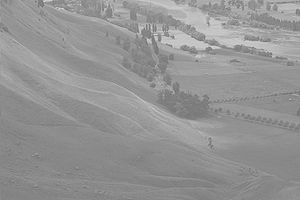
#> input picture Basic/1-Basic_Image_Processing/img/view.jpg, 300 x 200 px
$ jupyter execute 4-3.opencv_histogram_equalization_comparion.ipynb
#> lines starting #> are read from the running program, lines starting #| are printed output that depends on the picture
## 顯示對比過後的直方圖

[cell 1]
import cv2 as cv
import numpy as np
import matplotlib.pyplot as plt

## __1.__ 載入圖片，並轉成灰階圖

[cell 2]
img_lenna=cv.imread("./img/view.jpg")
#> img_lenna is the input picture: shape (200, 300, 3); min 100, max 223, mean 148

img_gray = cv.cvtColor(img_lenna, cv.COLOR_BGR2GRAY)

## __2.__ 將灰階的圖片做成直方圖
<span style="color:red">這裡稍微說明OpenCV直方圖函式的用法，之後的單元會有更進一步的說明</span>

[cell 3]
#dst_img=cv.equalizeHist(img_src)
#dst_img:輸出影像
#src_img:輸入影像
cvdst = cv.equalizeHist(img_gray) #cv2.equalizeHist()是 OpevCV 內建的 Histogram Equalization 函數
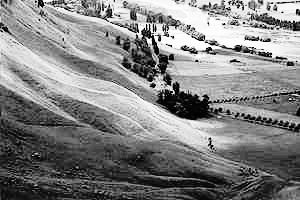
#> cvdst: shape (200, 300); min 0, max 255, mean 130.5

## __3.__ 最後將圖片及圖表顯示出來

[cell 4]
plt.figure(figsize=(20,10))

#(plt_1)
plt.subplot(2,2,1)                                  # Set image location to show
plt.title("Original Image - Gray")
plt.axis('off')
plt.imshow(cv.cvtColor(img_gray, cv.COLOR_BGR2RGB))

#(plt_2)
plt.subplot(2,2,2)
plt.title("Histrogram - (Gray) Original Image")
plt.hist(img_gray.ravel(),bins=256,range=(0,255))

#(plt_3)
plt.subplot(2,2,3)
plt.title("After Equalization Image - Gray (cvdst)")
plt.axis('off')
plt.imshow(cv.cvtColor(cvdst,cv.COLOR_BGR2RGB))

#(plt_4)
plt.subplot(2,2,4)
plt.title("After Equalization Histrogram - Gray (cvdst)")
plt.hist(cvdst.ravel(),bins=256,range=(0,255),color='r')

plt.plot()
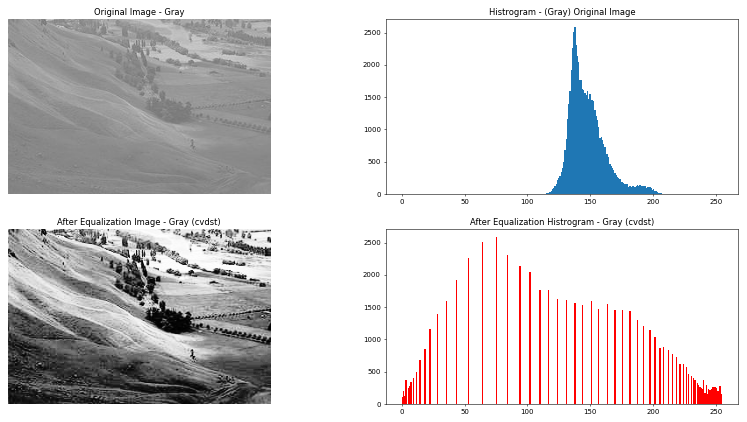
#> figure drawn by matplotlib, 4 panels; panel 2: tallest bar 2580 high, from x = 137.5 to 138.5; panel 4: tallest bar 2580 high, from x = 74.71 to 75.7
